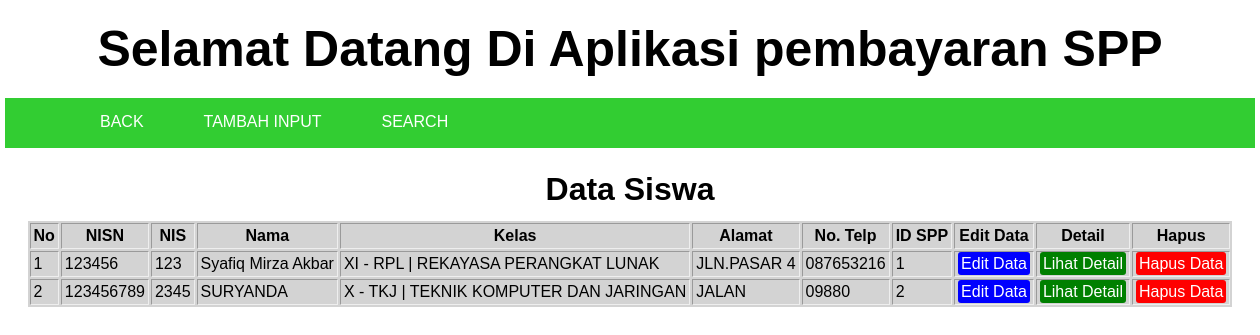
The app's page /siswa.php (signed in) with its own data.
### tables this page shows
CREATE TABLE IF NOT EXISTS `siswa` (
  `nisn` char(10) NOT NULL,
  `nis` char(10) NOT NULL,
  `nama` varchar(35) NOT NULL,
  `id_kelas` int(11) NOT NULL,
  `alamat` text NOT NULL,
  `no_telp` varchar(13) NOT NULL,
  `id_spp` int(11) NOT NULL
);

CREATE TABLE IF NOT EXISTS `kelas` (
`id_kelas` int(11) NOT NULL,
  `nama_kelas` varchar(10) NOT NULL,
  `kompetensi_keahlian` varchar(50) NOT NULL
);

### siswa.php (the view, shortened to what this page needs)
<?php
require("koneksi.php");
?>
<!DOCTYPE html>
<html>
<head>
</head>
<body>
<h1 id="judul">Selamat Datang Di Aplikasi pembayaran SPP</h1>
<div class="header">
    <div class="header-list">
       <ul>
          <li><a href="home.php">BACK</a></li>
          <li><a href="tambah_siswa.php">TAMBAH INPUT</a></li>
          <li><a href="search_siswa.php">SEARCH</a></li>
       </ul>
    </div>
</div>
<br>
<div class="container">
    <center><h1>Data Siswa</h1></center>
</div>
<div class="databes">
<center>
<?php
    $sql = "SELECT * FROM siswa JOIN kelas ON siswa.id_kelas = kelas.id_kelas";
    $tampil = mysqli_query($conn, $sql);
    $strTbl = "";
    $strTbl .= "<table border='3' cellpadding='3' bgcolor='#D3D3D3'>";
    $strTbl .= "<tr>";
    $strTbl .= "<th>No</th>";
    $strTbl .= "<th>NISN</th>";
    $strTbl .= "<th>NIS</th>";
    $strTbl .= "<th>Nama</th>";
    $strTbl .= "<th>Kelas</th>";
    $strTbl .= "<th>Alamat</th>";
    $strTbl .= "<th>No. Telp</th>";
    $strTbl .= "<th>ID SPP</th>";
    $strTbl .= "<th>Edit Data</th>";
    $strTbl .= "<th>Detail</th>";
    $strTbl .= "<th>Hapus</th>";
    $strTbl .= "</tr>";
    $nisn     = 1;
    if(mysqli_num_rows($tampil) > 0){
         while($data = mysqli_fetch_assoc($tampil))  {
            $strTbl .= "<tr>";
            $strTbl .= "<td>". $nisn. "</td>";
            $strTbl .= "<td>". $data['nisn']."</td>";
            $strTbl .= "<td>". $data['nis']."</td>";
            $strTbl .= "<td>". $data['nama']."</td>";
            $strTbl .= "<td>". $data['nama_kelas']. " | ". $data['kompetensi_keahlian']. "</td>";
            $strTbl .= "<td>". $data['alamat']."</td>";
            $strTbl .= "<td>". $data['no_telp']."</td>";
            $strTbl .= "<td>". $data['id_spp']."</td>";
            $strTbl .= "<td><a href='edit_siswa.php?id=".$data['nisn']."' class='edit'> Edit Data </a></td>";
            $strTbl .= "<td><a href='detail_siswa.php?id=".$data['nisn']."' class='detail'> Lihat Detail </a></td>";
            $strTbl .= "<td><a href='javascript:hapusData(".$data['nisn'].")' class='hapus'>Hapus Data </a></td>";
            $strTbl .= "</tr>";
            $nisn++;
         }
     }
         else{
            $strTbl .="<tr><td colspan='4'>Maaf Data Kosong, Silahkan Tambahkan Terlebih Dahulu</td></tr>";
         }
         $strTbl .="</table>";
         print($strTbl);
         ?>
</center>
</div>
</body>
</html>

### siswa.php (style rules this page uses)
* { margin:0px auto; }
body { font-family: arial; background-color: white; height: 1625px; }
a { text-decoration: none; }
li { list-style: none; }
#judul { font-style: bold; text-align: center; font-size: 50px; margin-top: 20px; }
.header { background-color:#32CD32; width: 1200px; padding:25px; margin-top: 20px; }
.header-list li { float: left; padding: 0 10px; margin-top: -10px; }
.header-list a { color: white; padding: 20px; }
.container { width: 1250px; height: 1200px; margin-top: 5px; }
.databes { margin-top: -1150px; }
.databes table { border:none; }
.databes .hapus { background-color: red; color:white; padding: 3px; border-radius: 3px 3px 3px 3px; }
.databes .detail { background-color: green; color:white; padding: 3px; border-radius: 3px 3px 3px 3px; }
.databes .edit { background-color: blue; color:white; padding: 3px; border-radius: 3px 3px 3px 3px; }

### records on screen
siswa: nisn "123456", nis "123", nama "Syafiq Mirza Akbar", id_kelas.nama_kelas "XI - RPL", id_kelas.kompetensi_keahlian "REKAYASA PERANGKAT LUNAK", alamat "JLN.PASAR 4", no_telp "087653216", id_spp "1"
siswa: nisn "123456789", nis "2345", nama "SURYANDA", id_kelas.nama_kelas "X - TKJ", id_kelas.kompetensi_keahlian "TEKNIK KOMPUTER DAN JARINGAN", alamat "JALAN", no_telp "09880", id_spp "2"
